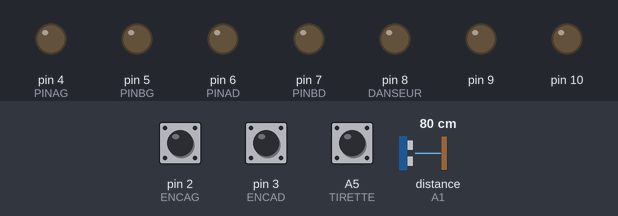
Simulated run of this sketch. Board: Arduino Uno, built with avr-gcc and run on an emulated ATmega328P. Parts: output pins drawn as LEDs (lit = HIGH). The inputs (shaded band) are chosen by the test bench; at power-on: A5 (TIRETTE) HIGH, distance to the obstacle (sensor on A1) 80 cm, pin 2 (ENCAG) HIGH, pin 3 (ENCAD) HIGH. The echo pulse lasts 58.3 µs per cm; pins used as bus, display or sensor lines are not drawn; what the sketch prints to the serial monitor is not drawn.

Above: at 1.0 s.
1.1 s: A5 (TIRETTE) pulled LOW for 0.15 s
At 3.5 s:
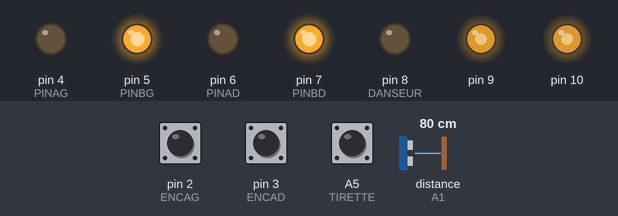
4.2 s: distance to the obstacle (sensor on A1) set to 12 cm
5.7 s: distance to the obstacle (sensor on A1) set to 9 cm
At 6.9 s:
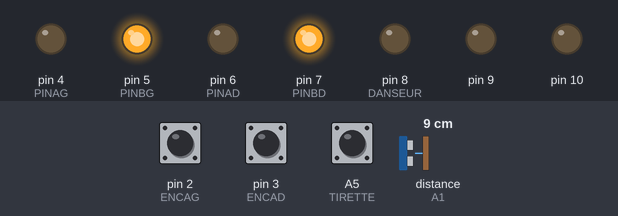
7.2 s: distance to the obstacle (sensor on A1) set to 27 cm
8.7 s: distance to the obstacle (sensor on A1) set to 34 cm
At 9.5 s:
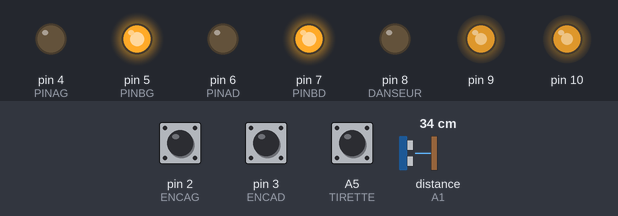
Timing chart, 0 to 11.7 s (numbered marks = the images above; inputs shaded):
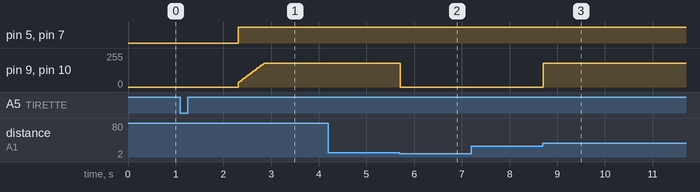

The sketch:

Superstar.ino
```cpp
#include "Motor_Control.h"
#include "Odometry.h"
#include "Ultrason.h"

// --- Définition des broches pour les moteurs et encodeurs ---
#define ENCAD 3
#define ENCBD 12
#define PWMD 9
#define PINAD 6
#define PINBD 7

#define ENCAG 2
#define ENCBG 11
#define PWMG 10
#define PINAG 4
#define PINBG 5

#define TRIG_PIN A0
#define ECHO_PIN A1

#define DANSEUR 8 //A definir
#define TIRETTE A5

// --- Dimensions du robot ---
const float L = 0.096 / 2;
const float r = 0.04;
const float pi = 3.1416;

// --- Objets moteurs et odométrie ---
Motor motorR(ENCAD, ENCBD, PWMD, PINAD, PINBD);
Motor motorL(ENCAG, ENCBG, PWMG, PINAG, PINBG);
Odometry robot(L, r);
Ultrason capteurUltrason(TRIG_PIN, ECHO_PIN);


// --- Position initiale et objectifs ---
float x_init = 0, y_init = 0, theta_init = 0;
float thetaref = 0;
int x = 0, y = 0, z = 0;

struct Goal {
    float x;
    float y;
    float theta;
};

Goal goals[3] = {
    {1.05, 0.0, 0.0},
    {1.15, 0.0, -1.57},
    {1.15, -0.25, -1.57},
};

int goalCount = 3;
int currentGoalIndex = 0;
float x_goal = goals[currentGoalIndex].x, y_goal = goals[currentGoalIndex].y, theta_goal = goals[currentGoalIndex].theta;

// --- Gains pour la navigation et l'orientation ---
const float initial_Kp1 = 1, initial_Kp2 = 38;
float Kp1 = initial_Kp1;  // NAVIGATION
float K = 50, Kp2 = initial_Kp2;  // ORIENTATION
const float eps = 0.02, eps_theta = 0.05;

// --- Variables pour l'ajustement dynamique de Kp2 ---
float last_x = 0, last_y = 0, last_theta = 0;
int immobile_counter = 0;
const int immobile_threshold1 = 3, immobile_threshold2 = 2;
const float Kp1_increment = 0.2, Kp2_increment = 4;
const float max_Kp1 = 9999, max_Kp2 = 9999; // Je sais pas vraiment si il faut mettre un max j'ai pas encore eu de problème sans

// --- Vitesse et contrôle temporel ---
float v = 1.3, w = 0; //v = 1.5 pour robot 2
float speedR = 0, speedL = 0;
float angle_error = pi;
unsigned long lastUpdateTime = 0;
float dt = 0.0;

// --- États du robot ---
enum StateType { STOP, NAVIGATION, ORIENTATION, DANSER,OBSTACLE};
StateType State = NAVIGATION;
StateType PreviousState = NAVIGATION;

// --- Autres variables ---
int test = 0;

void setup() {
    Serial.begin(115200);
    pinMode(TIRETTE, INPUT_PULLUP);
    Serial.println("Prêt");
    wait(0);
    Serial.println("Initialisation");
    wait(1);
    Serial.println("Match");
    capteurUltrason.begin();

    motorR.init();
    motorL.init();
    attachInterrupt(digitalPinToInterrupt(ENCAD), [] { motorR.readEncoder(); }, RISING);
    attachInterrupt(digitalPinToInterrupt(ENCAG), [] { motorL.readEncoder(); }, RISING);
    pinMode(DANSEUR, OUTPUT);
    digitalWrite(DANSEUR, LOW);
    robot.init(x_init, y_init, theta_init);
    delay(1000);
}

unsigned long previousMillis = 0;
const unsigned long interval = 500;
bool parti = false;

void loop() {
  unsigned long currentMillis = millis();

  if (currentMillis - previousMillis >= interval) {
    previousMillis = currentMillis;
  }

  if (Serial.available()) {
    String cmd = Serial.readStringUntil('\n');
    parseCommand(cmd);
  }

  robot.updateOdometry(motorR.pos, motorL.pos);

  float distance = capteurUltrason.readDistanceCM();
  Serial.println(distance);
  if (State != OBSTACLE && distance > 0 && distance < 10.0) {
      PreviousState = State;
      State = OBSTACLE;
      Serial.println("Obstacle détecté !");
  }
  else if (State == OBSTACLE && distance >= 30.0) {
      State = PreviousState;
      Serial.println("Obstacle dégagé. Reprise.");
  }


  switch (State) {
    case STOP:
      Freiner();
      Serial.print("POS,X:"); Serial.print(robot.x);
      Serial.print(",Y:"); Serial.print(robot.y);
      Serial.print(",Z:"); Serial.println(robot.theta);
      // Serial.print(angle_error); Serial.print("   ");Serial.print(speedR);Serial.print("   ");Serial.println(speedL);
      break;

    case NAVIGATION:
      adjustKp1();
      thetaref = atan2(y_goal - robot.y, x_goal - robot.x);
      w = K * atan2(sin(thetaref - robot.theta), cos(thetaref - robot.theta));
      setNavigationSpeed(Kp1*v, w);

      Serial.print("POS,X:"); Serial.print(robot.x);
      Serial.print(",Y:"); Serial.print(robot.y);
      Serial.print(",Z:"); Serial.println(robot.theta);
      // Serial.print(angle_error); Serial.print("   ");Serial.print(speedR);Serial.print("   ");Serial.println(speedL);
      break;

    case ORIENTATION:
      // Vérification de l'immobilité pour ajuster Kp2 (Utile si les moteurs n'arrivent pas à tourner et qu'il y a plus de frictions que dans les phases de réglage)
      adjustKp2();

      angle_error = atan2(sin(theta_goal - robot.theta), cos(theta_goal - robot.theta));
      w = Kp2 * angle_error;
      setOrientationSpeed(w);

      Serial.print("POS,X:"); Serial.print(robot.x);
      Serial.print(",Y:"); Serial.print(robot.y);
      Serial.print(",Z:"); Serial.println(robot.theta);
      // Serial.print(angle_error); Serial.print("   ");Serial.print(speedR);Serial.print("   ");Serial.println(speedL);
      break;

    case OBSTACLE:
      Freiner();
      Serial.println("En attente que l'obstacle se dégage...");
      break;

    case DANSER:
      digitalWrite(DANSEUR, HIGH);
      break;
  }
  Serial.println(State);
  // Serial.println(currentMillis);
  //Transitions
  //DEPART A 85s
  if (currentMillis >= 85000 && !parti) {State = NAVIGATION; parti = true;}
  if (State == NAVIGATION  && sqrt(pow(robot.y - y_goal, 2) + pow(robot.x - x_goal, 2)) < eps) { Freiner(); Kp2 = initial_Kp2; Kp1 = initial_Kp1; angle_error = atan2(sin(theta_goal - robot.theta), cos(theta_goal - robot.theta)); State = ORIENTATION; }
  if (State == ORIENTATION && fabs(angle_error) < eps_theta && currentGoalIndex < goalCount) { Freiner(); Kp2 = initial_Kp2; Kp1 = initial_Kp1; currentGoalIndex++; x_goal = goals[currentGoalIndex].x; y_goal = goals[currentGoalIndex].y; theta_goal = goals[currentGoalIndex].theta; State = NAVIGATION; }
  if (currentGoalIndex == goalCount) { State = DANSER; }
}

void Freiner() {
  motorR.setMotorSpeed(0);
  motorL.setMotorSpeed(0);
}

void setNavigationSpeed(float v, float w) {
    float speedR = (v + w * L) / r;
    float speedL = (v - w * L) / r;

    motorR.setMotorSpeed(speedR);
    motorL.setMotorSpeed(speedL);
}

void setOrientationSpeed(float w) {
    const int MAX_SPEED = 80;
    const int MIN_SPEED = 20;

    float speedR = (w * L) / r;
    float speedL = (-w * L) / r;

    // Évite appel à constrain() en remplaçant par logique directe
    if (speedR > MAX_SPEED) speedR = MAX_SPEED;
    else if (speedR < -MAX_SPEED) speedR = -MAX_SPEED;

    if (speedL > MAX_SPEED) speedL = MAX_SPEED;
    else if (speedL < -MAX_SPEED) speedL = -MAX_SPEED;

    // Appliquer un minimum pour forcer un démarrage moteur, mais éviter appel à max()/min()
    if (speedR > 0 && speedR < MIN_SPEED) speedR = MIN_SPEED;
    else if (speedR < 0 && speedR > -MIN_SPEED) speedR = -MIN_SPEED;

    if (speedL > 0 && speedL < MIN_SPEED) speedL = MIN_SPEED;
    else if (speedL < 0 && speedL > -MIN_SPEED) speedL = -MIN_SPEED;

    motorR.setMotorSpeed(speedR);
    motorL.setMotorSpeed(speedL);
}

void adjustKp1() {
    // Vérifie si le robot est immobile
    if (robot.x == last_x && robot.y == last_y && robot.theta == last_theta) {
        immobile_counter++;
        if (immobile_counter >= immobile_threshold1) {
            Kp1 = min(Kp1 + Kp1_increment, max_Kp1);
            immobile_counter = 0;
            // Serial.print("Kp1 ajusté : ");
            // Serial.println(Kp1);
        }
    } else {
        immobile_counter = 0;
    }

    // Mise à jour des dernières positions
    last_x = robot.x;
    last_y = robot.y;
    last_theta = robot.theta;
}

void adjustKp2() {
    // Vérifie si le robot est immobile
    if (robot.x == last_x && robot.y == last_y && robot.theta == last_theta) {
        immobile_counter++;
        if (immobile_counter >= immobile_threshold2) {
            Kp2 = min(Kp2 + Kp2_increment, max_Kp2);
            immobile_counter = 0;
            // Serial.print("Kp2 ajusté : ");
            // Serial.println(Kp2);
        }
    } else {
        immobile_counter = 0;
    }

    // Mise à jour des dernières positions
    last_x = robot.x;
    last_y = robot.y;
    last_theta = robot.theta;
}

void parseCommand(String cmd) {
  cmd.trim();

  // Gestion des positions G et INIT
  if (cmd.startsWith("G") || cmd.startsWith("INIT")) {
      int x = cmd.indexOf('X');
      int y = cmd.indexOf('Y');
      int z = cmd.indexOf('Z');

      if (x != -1 && y != -1 && z != -1 && x < y && y < z) {
          float xVal = cmd.substring(x + 1, y).toFloat();
          float yVal = cmd.substring(y + 1, z).toFloat();
          float zVal = cmd.substring(z + 1).toFloat();

          if (cmd.startsWith("G")) {
              x_goal = xVal;
              y_goal = yVal;
              theta_goal = zVal;
              State = NAVIGATION;
          } else if (cmd.startsWith("INIT")) {
              x_init = xVal;
              y_init = yVal;
              theta_init = zVal;
              robot.init(x_init, y_init, theta_init);
              Serial.println("Initialisation : ");
          }

          // Affichage pour vérification
          Serial.print("X : "); Serial.println(xVal);
          Serial.print("Y : "); Serial.println(yVal);
          Serial.print("Theta : "); Serial.println(zVal);
      }
  }

  // Gestion des commandes simples
  if (cmd.startsWith("S")) State = STOP;

  // Gestion de la vitesse
  int vPos = cmd.indexOf('V');
  if (vPos != -1) {
      v = cmd.substring(vPos + 1).toFloat();
      Serial.print("Vitesse : "); Serial.println(v);
  }
}

void wait(int status) {
  while (digitalRead(TIRETTE) != status) {
    delay(100);
  }
}
```

Motor_control.cpp
```cpp
#include "Motor_Control.h"

Motor::Motor(byte enca, byte encb, byte pwm, byte pina, byte pinb) {
    this->enca = enca;
    this->encb = encb;
    this->pwm = pwm;
    this->pina = pina;
    this->pinb = pinb;

    this->lastUpdateTime = 0;
}

void Motor::init() {
    pinMode(enca, INPUT_PULLUP);
    pinMode(encb, INPUT_PULLUP);
    pinMode(pwm, OUTPUT);
    pinMode(dir, OUTPUT);
    pinMode(pina, OUTPUT);
    pinMode(pinb, OUTPUT);
}

void Motor::setMotorSpeed(float phi) {
    int targetPwr = (int)phi;
    if (targetPwr < 0) targetPwr = -targetPwr;
    if (targetPwr > 180) targetPwr = 180;

    bool direction = phi >= 0;
    // Serial.println(targetPwr);
    digitalWrite(pina, !direction);
    digitalWrite(pinb, direction);
    analogWrite(pwm, targetPwr);
}

void Motor::readEncoder() {
    pos += digitalRead(encb) ? 1 : -1;
}
```

Motor_control.h
```cpp
#ifndef MOTOR_CONTROL_H
#define MOTOR_CONTROL_H

#include <Arduino.h>

class Motor {
private:
    byte enca, encb, pwm, dir, pina, pinb;
    unsigned long lastUpdateTime = 0;
public:
    volatile int pos;

    Motor(byte enca, byte encb, byte pwm, byte pina, byte pinb);
    void init();
    void setMotorSpeed(float phi);
    void readEncoder();
};

#endif
```

Odometry.cpp
```cpp
#include "Odometry.h"

void Odometry::init(float x_init, float y_init, float theta_init) {
    x_prec = x_init;
    y_prec = y_init;
    theta_prec = theta_init;
}

Odometry::Odometry(float L, float r) {
    this->L = L;
    this->r = r;
}

void Odometry::updateOdometry(float posR, float posL) {
    DR = r * (posR - posR_prec) * 2 * pi / 699; //2 * pi * r * delta_tick / N
    DL = r * (posL - posL_prec) * 2 * pi / 699;
    DC = (DR + DL) / 2;

    x = x_prec + DC * cos(theta);
    y = y_prec + DC * sin(theta);

    theta = theta_prec + (DR - DL) / (2 * L);
    theta_prec = theta;

    x_prec = x;
    y_prec = y;

    posL_prec = posL;
    posR_prec = posR;
}
```

Odometry.h
```cpp
#ifndef ODOMETRY_H
#define ODOMETRY_H

#include <Arduino.h>

class Odometry {
public:
    float pi = 3.14, L, r;
    float posL = 0, posR = 0, theta_prec = 0, theta = 0, x = 0, y = 0, DR = 0, DL = 0, DC = 0, x_prec = 0, y_prec = 0, posL_prec = 0, posR_prec = 0;

    Odometry() {}
    Odometry(float L, float r);
    void init(float x_init, float y_init, float theta_init);
    void updateOdometry(float posR, float posL);
};

#endif
```

Ultrason.cpp
```cpp
#include "Ultrason.h"

Ultrason::Ultrason(int trig, int echo) {
    trigPin = trig;
    echoPin = echo;
}

void Ultrason::begin() {
    pinMode(trigPin, OUTPUT);
    pinMode(echoPin, INPUT);
}

float Ultrason::readDistanceCM() {
    digitalWrite(trigPin, LOW);
    delayMicroseconds(2);
    digitalWrite(trigPin, HIGH);
    delayMicroseconds(10);
    digitalWrite(trigPin, LOW);

    long duration = pulseIn(echoPin, HIGH, 30000); // 30ms timeout
    if (duration == 0) return -1; // Rien détecté ou timeout
    return duration * 0.034 / 2.0;
}
```

Ultrason.h
```cpp
#ifndef ULTRASON_H
#define ULTRASON_H

#include <Arduino.h>

class Ultrason {
private:
    int trigPin;
    int echoPin;

public:
    Ultrason(int trig, int echo);
    void begin();
    float readDistanceCM();
};

#endif
```

Measured:
- the behaviour switches between 11 and 10 cm on distance to the obstacle (sensor on A1) (found by bisection; images 1 and 2)
- the behaviour switches between 30 and 31 cm on distance to the obstacle (sensor on A1) (found by bisection; images 2 and 3)
- after the input at 1.1 s, pin 5 (PINBG), pin 7 (PINBD): LOW → HIGH after 1.2 s; pin 9, pin 10: moves from 0/255 to 180/255 over 0.55 s, starting after 1.2 s
- after the input at 5.7 s, pin 9, pin 10: 180/255 → 0/255 at once
- after the input at 8.7 s, pin 9, pin 10: 0/255 → 180/255 at once
